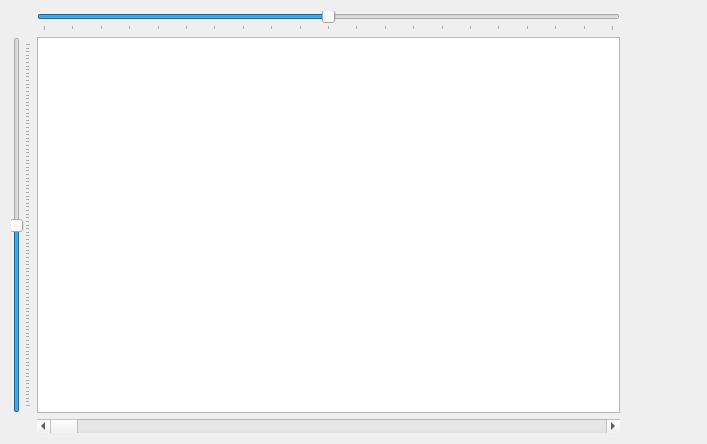
<?xml version="1.0" encoding="UTF-8"?>
<ui version="4.0">
 <class>scope</class>
 <widget class="QDialog" name="scope">
  <property name="enabled">
   <bool>true</bool>
  </property>
  <property name="geometry">
   <rect>
    <x>0</x>
    <y>0</y>
    <width>707</width>
    <height>444</height>
   </rect>
  </property>
  <property name="windowTitle">
   <string>Scope</string>
  </property>
  <layout class="QGridLayout" name="gridLayout">
   <item row="1" column="2">
    <layout class="QVBoxLayout" name="verticalLayout">
     <item>
      <widget class="QLabel" name="label_time">
       <property name="text">
        <string/>
       </property>
      </widget>
     </item>
     <item>
      <widget class="QLabel" name="label_v0">
       <property name="text">
        <string/>
       </property>
      </widget>
     </item>
     <item>
      <widget class="QLabel" name="label_v1">
       <property name="text">
        <string/>
       </property>
      </widget>
     </item>
     <item>
      <widget class="QLabel" name="label_v2">
       <property name="text">
        <string/>
       </property>
      </widget>
     </item>
     <item>
      <widget class="QLabel" name="label_v3">
       <property name="text">
        <string/>
       </property>
      </widget>
     </item>
     <item>
      <widget class="QLabel" name="label_v4">
       <property name="text">
        <string/>
       </property>
      </widget>
     </item>
     <item>
      <widget class="QLabel" name="label_v5">
       <property name="text">
        <string/>
       </property>
      </widget>
     </item>
    </layout>
   </item>
   <item row="0" column="1">
    <widget class="QSlider" name="horizontalSlider">
     <property name="minimum">
      <number>-10</number>
     </property>
     <property name="maximum">
      <number>10</number>
     </property>
     <property name="value">
      <number>0</number>
     </property>
     <property name="sliderPosition">
      <number>0</number>
     </property>
     <property name="orientation">
      <enum>Qt::Horizontal</enum>
     </property>
     <property name="invertedAppearance">
      <bool>false</bool>
     </property>
     <property name="invertedControls">
      <bool>false</bool>
     </property>
     <property name="tickPosition">
      <enum>QSlider::TicksBelow</enum>
     </property>
    </widget>
   </item>
   <item row="1" column="1">
    <widget class="scopeGraphicsView" name="graphicsView"/>
   </item>
   <item row="2" column="1">
    <widget class="QScrollBar" name="horizontalScrollBar">
     <property name="maximum">
      <number>10000</number>
     </property>
     <property name="singleStep">
      <number>1</number>
     </property>
     <property name="orientation">
      <enum>Qt::Horizontal</enum>
     </property>
    </widget>
   </item>
   <item row="1" column="0">
    <widget class="QSlider" name="verticalSlider">
     <property name="minimum">
      <number>-50</number>
     </property>
     <property name="maximum">
      <number>50</number>
     </property>
     <property name="value">
      <number>0</number>
     </property>
     <property name="sliderPosition">
      <number>0</number>
     </property>
     <property name="orientation">
      <enum>Qt::Vertical</enum>
     </property>
     <property name="tickPosition">
      <enum>QSlider::TicksBelow</enum>
     </property>
    </widget>
   </item>
   <item row="0" column="2">
    <widget class="QLabel" name="lableSpace">
     <property name="text">
      <string>                     </string>
     </property>
    </widget>
   </item>
  </layout>
 </widget>
 <customwidgets>
  <customwidget>
   <class>scopeGraphicsView</class>
   <extends>QGraphicsView</extends>
   <header>scopegraphicsview.h</header>
  </customwidget>
 </customwidgets>
 <resources/>
 <connections/>
</ui>
